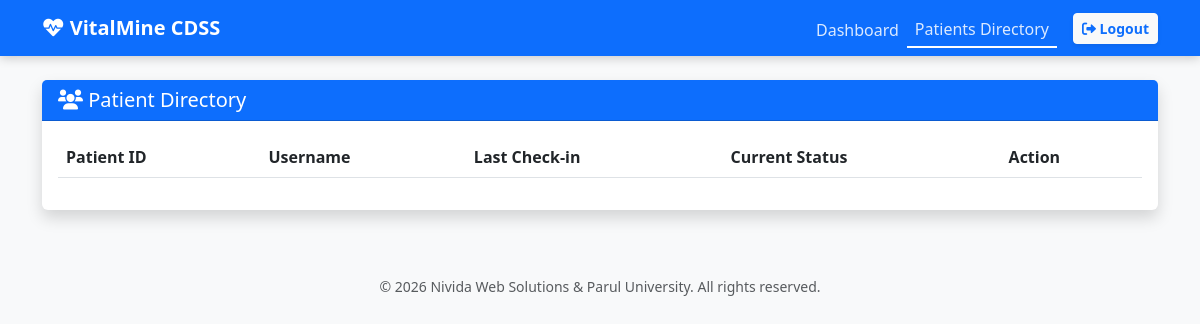
Before: /patients (signed in) with the older database file.
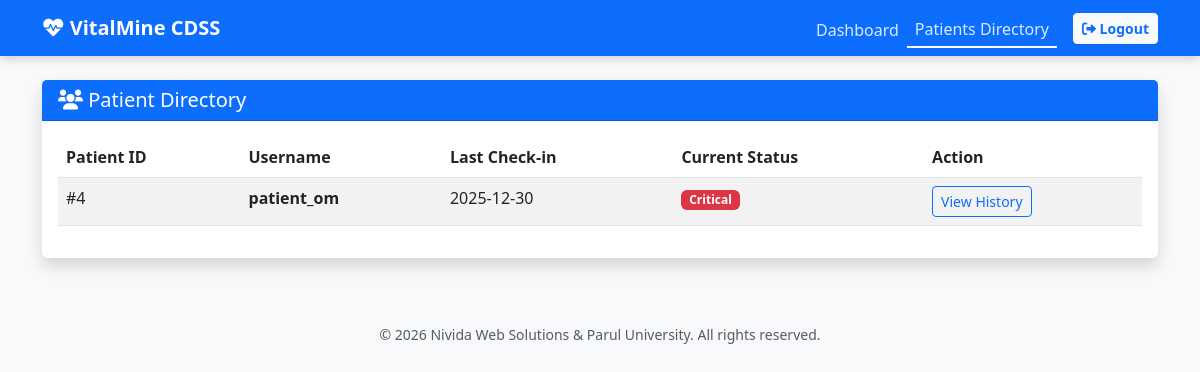
After: the same page with the newer database file.
### app.py (models this page shows)
class User(UserMixin, db.Model):
    id = db.Column(db.Integer, primary_key=True)
    username = db.Column(db.String(100), unique=True, nullable=False)
    password = db.Column(db.String(100), nullable=False)
    role = db.Column(
        db.String(20), nullable=False, default="patient"
    )  # Roles: admin, doctor, nurse, patient
    entries = db.relationship("Entry", backref="author", lazy=True)

### app.py (the view)
@app.route("/patients")
@login_required
def patients_directory():
    if current_user.role == "patient":
        return redirect(url_for("patient_dashboard"))
    patients = User.query.filter_by(role="patient").all()
    patient_list = []
    for p in patients:
        last_entry = (
            Entry.query.filter_by(user_id=p.id).order_by(Entry.timestamp.desc()).first()
        )
        status = last_entry.status if last_entry else "No Data"
        last_seen = last_entry.timestamp.strftime("%Y-%m-%d") if last_entry else "Never"
        patient_list.append(
            {
                "id": p.id,
                "username": p.username,
                "status": status,
                "last_seen": last_seen,
            }
        )
    return render_template("patients_list.html", patients=patient_list)

### app.py (called while the page is built)
@login_manager.user_loader
def load_user(user_id):
    return User.query.get(int(user_id))

### templates/patients_list.html
{% extends "base.html" %} {% block content %}
<div class="card shadow">
  <div class="card-header bg-primary text-white">
    <h5 class="mb-0"><i class="fa-solid fa-users"></i> Patient Directory</h5>
  </div>
  <div class="card-body">
    <table class="table table-striped">
      <thead>
        <tr>
          <th>Patient ID</th>
          <th>Username</th>
          <th>Last Check-in</th>
          <th>Current Status</th>
          <th>Action</th>
        </tr>
      </thead>
      <tbody>
        {% for p in patients %}
        <tr>
          <td>#{{ p.id }}</td>
          <td><strong>{{ p.username }}</strong></td>
          <td>{{ p.last_seen }}</td>
          <td>
            {% if p.status == 'High' %}
            <span class="badge bg-danger">Critical</span>
            {% elif p.status == 'Stable' %}
            <span class="badge bg-success">Stable</span>
            {% else %}
            <span class="badge bg-secondary">Unknown</span>
            {% endif %}
          </td>
          <td>
            <button class="btn btn-sm btn-outline-primary">View History</button>
          </td>
        </tr>
        {% endfor %}
      </tbody>
    </table>
  </div>
</div>
{% endblock %}

### templates/base.html (shortened to what this page needs)
<!DOCTYPE html>
<html lang="en">
  <head>
    <link
      href="https://cdn.jsdelivr.net/npm/bootstrap@5.3.0/dist/css/bootstrap.min.css"
      rel="stylesheet"
    />
    <link
      rel="stylesheet"
      href="https://cdnjs.cloudflare.com/ajax/libs/font-awesome/6.0.0/css/all.min.css"
    />
  </head>
  <body>
    <nav class="navbar navbar-expand-lg navbar-dark mb-4">
      <div class="container">
        <a class="navbar-brand fw-bold" href="/"
          ><i class="fa-solid fa-heart-pulse"></i> VitalMine CDSS</a
        >
        <div class="collapse navbar-collapse" id="navbarNav">
          <ul class="navbar-nav ms-auto align-items-center">
            <li class="nav-item">
              <a
                class="nav-link {{ 'active' if request.path == '/' else '' }}"
                href="/"
              >
                Dashboard
              </a>
            </li>
            {% if current_user.is_authenticated and current_user.role !=
            'patient' %}
            <li class="nav-item">
              <a
                class="nav-link {{ 'active' if request.path == '/patients' else '' }}"
                href="/patients"
              >
                Patients Directory
              </a>
            </li>
            {% endif %} {% if current_user.is_authenticated %}
            <li class="nav-item ms-3">
              <a
                class="btn btn-sm btn-light text-primary fw-bold shadow-sm"
                href="/logout"
              >
                <i class="fa-solid fa-sign-out-alt"></i> Logout
              </a>
            </li>
            {% endif %}
          </ul>
        </div>
      </div>
    </nav>
    <div class="container">{% block content %}{% endblock %}</div>
    <footer class="text-center mt-5 py-3 text-muted">
      <small
        >&copy; 2026 Nivida Web Solutions & Parul University. All rights
        reserved.</small
      >
    </footer>
  </body>
</html>

### templates/base.html (style rules this page uses)
body { background-color: #f8f9fa; }
.navbar { background-color: #0d6efd; box-shadow: 0 2px 10px rgba(0, 0, 0, 0.2); }
.card { border: none; box-shadow: 0 4px 6px rgba(0, 0, 0, 0.1); }
.navbar-dark .navbar-nav .nav-link { color: rgba( 255, 255, 255, 0.85 ) !important; font-weight: 500; transition: all 0.3s ease; padding-bottom: 5px; }
.nav-link.active { color: #ffffff !important; border-bottom: 2px solid white; }

Changed rows visible on the page:
added User: username "patient_om"
Other visible differences:
new list line: "# 4 2025-12-30 Critical View History"
